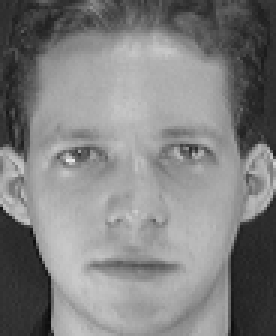
#> input picture 01_实验01_SVD及其应用/02_实验本体/data/att_faces/s1/1.pgm, 92 x 112 px, given in place of astronaut.png, which was not available (shown 3 times larger)
$ python run_experiment.py
#> lines starting #> are read from the running program, lines starting #| are printed output that depends on the picture; pictures that were not available may be replaced by others from this repository, and a replacement may not be noted
#!/usr/bin/env python3
"""科学计算实验01：所有结果由此脚本生成；不需要联网。"""
from pathlib import Path
import os
os.environ.setdefault('MPLCONFIGDIR', str(Path(__file__).resolve().parent / '.mplconfig'))
import json, csv, hashlib, zipfile, platform, time, zlib
import numpy as np
from scipy.linalg import svd
from PIL import Image
import matplotlib
matplotlib.use('Agg')
import matplotlib.pyplot as plt
ROOT=Path(__file__).resolve().parent
DATA=ROOT/'data'; OUT=ROOT/'results'; OUT.mkdir(exist_ok=True)
plt.rcParams.update({'font.family':'DejaVu Sans','font.size':10,'figure.dpi':120,'savefig.dpi':160})
SEED=20260917
checks={}

def savejson(name,obj):
    (OUT/name).write_text(json.dumps(obj,ensure_ascii=False,indent=2,allow_nan=False),encoding='utf-8')
def table(name, rows):
    with (OUT/name).open('w',newline='',encoding='utf-8-sig') as f:
        w=csv.DictWriter(f,fieldnames=list(rows[0])); w.writeheader();w.writerows(rows)
def figsave(name):
    plt.tight_layout();plt.savefig(OUT/name,bbox_inches='tight');plt.close()
def psnr(mse): return float(-10*np.log10(mse)) if mse>0 else float('inf')
def verify(name,condition):
    checks[name]=bool(condition)
    if not condition: raise AssertionError(name)

def matrix_experiment():
    # 按指导 PDF 图像逐行转录，避免 PDF 文本按列抽取造成转置。
    Q5=np.array([[.130739,.608762,-.043819,.780233,-.040407],[.842723,-.093658,-.312899,-.107165,-.414313],[-.251167,-.638035,-.511983,.505413,-.110713],[.426363,-.217889,.017690,.144392,.865781],[.166897,-.407521,.798582,.321653,-.254711]])
    Q4=np.array([[-.690420,-.161962,.440611,.550410],[-.657117,.395218,-.090602,-.635446],[.008191,.773622,-.356826,.523562],[.302408,.468060,.818736,-.138346]])
    sigma=np.zeros((5,4)); sigma[:4,:4]=np.diag([100,10,.1,.001])
    given=np.array([[-13.026541,.285432,5.211142,3.325243],[-57.568112,-14.043353,37.227220,46.963122],[21.533410,1.506957,-10.469915,-9.796977],[-28.005090,-7.765174,18.982906,24.852922],[-8.844273,-4.251769,7.694661,11.817533]])
    # 指导书的数值 A 对应 Q5 @ Sigma @ Q4，故 Q4 在此扮演 V^T。
    A=Q5@sigma@Q4
    transpose_candidate=Q5@sigma@Q4.T
    U,s,Vt=np.linalg.svd(A,full_matrices=False)
    # 教学实现：先求 A^T A 的特征对，再由 u_i=A v_i/sigma_i 计算左奇异向量。
    eigval,V=np.linalg.eigh(A.T@A); idx=np.argsort(eigval)[::-1];eigval=eigval[idx];V=V[:,idx]
    se=np.sqrt(np.maximum(eigval,0)); Ue=A@V/se
    for i in range(4):
        if np.dot(V[:,i],Vt[i])<0: V[:,i]*=-1;Ue[:,i]*=-1
    terms=np.stack([s[i]*np.outer(U[:,i],Vt[i]) for i in range(4)])
    rows=[]
    for k in range(1,5):
        rows.append(dict(k=k,energy=float(np.sum(s[:k]**2)/np.sum(s**2)),relative_error=float(np.linalg.norm(A-(U[:,:k]*s[:k])@Vt[:k])/np.linalg.norm(A)),tail_error=float(np.linalg.norm(s[k:]))))
    table('matrix_energy.csv',rows)
    np.savez(OUT/'matrix_decomposition.npz',Q5=Q5,Q4=Q4,Sigma=sigma,A=A,A_printed=given,U=U,s=s,Vt=Vt,rank_one_terms=terms,eig_U=Ue,eig_s=se,eig_Vt=V.T)
    for name,m in [('A',A),('U',U),('Vt',Vt),('rank_one_1',terms[0]),('rank_one_2',terms[1]),('rank_one_3',terms[2]),('rank_one_4',terms[3])]: np.savetxt(OUT/(name+'.csv'),m,delimiter=',',fmt='%.10f')
    verify('matrix_matches_handout_rounding',np.max(abs(A-given))<5e-5)
    verify('matrix_rank_4',np.linalg.matrix_rank(A)==4)
    verify('matrix_reconstruction',np.linalg.norm(A-terms.sum(0))<1e-10)
    verify('right_eigenvector_equation',np.linalg.norm(A.T@A@Vt.T-Vt.T*(s*s))<1e-8)
    verify('left_eigenvector_equation',np.linalg.norm(A@A.T@U-U*(s*s))<1e-8)
    verify('eigen_implementation_singular_values',np.allclose(se,s,rtol=1e-6,atol=1e-9))
    result=dict(assembly='Q5 @ Sigma @ Q4 (Q4 represents Vt)',transpose_candidate_vs_printed_max_abs=float(np.max(abs(transpose_candidate-given))),printed_A_singular_values=np.linalg.svd(given,compute_uv=False).tolist(),rank=4,singular_values=s.tolist(),condition_number=float(s[0]/s[-1]),Q5_orthogonality_error=float(np.linalg.norm(Q5.T@Q5-np.eye(5))),Q4_orthogonality_error=float(np.linalg.norm(Q4.T@Q4-np.eye(4))),assembled_vs_printed_max_abs=float(np.max(abs(A-given))),assembled_vs_printed_relative=float(np.linalg.norm(A-given)/np.linalg.norm(A)),reconstruction_error=float(np.linalg.norm(A-terms.sum(0))),eigen_implementation_max_s_error=float(np.max(abs(se-s))),energy=rows,U=U.tolist(),Vt=Vt.tolist(),A=A.tolist(),eigen_U_orthogonality_error=float(np.linalg.norm(Ue.T@Ue-np.eye(4))))
    savejson('matrix_summary.json',result);print('matrix',s,flush=True)
    return result

def image_experiment():
    img=np.asarray(Image.open(DATA/'astronaut.png').convert('RGB'),dtype=np.float64)/255
    H,W,C=img.shape
#> H = 112; W = 92; C = 3
    # Task 1：三行核心代码，显示时再裁剪。
    A=img@np.array([.2126,.7152,.0722])
    U,s,Vt=np.linalg.svd(A,full_matrices=False)
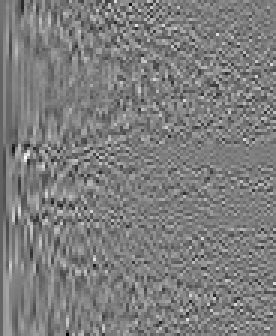
#> U: shape (112, 92) float64 (shown 3 times larger); min -0.469, max 0.482, mean -0.00107; drawn with min black and max white
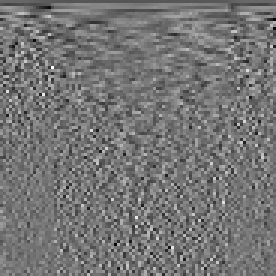
#> Vt: shape (92, 92) float64 (shown 3 times larger); min -0.464, max 0.541, mean -0.00126; drawn with min black and max white
#> s = 92 values, max 54.04 at index 0, min 0.0155 at index 91, mean 1.12
    A20=(U[:,:20]*s[:20])@Vt[:20,:]
    print('Task 1: grayscale rank-20 shape =',A20.shape,flush=True)
#| Task 1: grayscale rank-20 shape = (112, 92)
    fig,ax=plt.subplots(1,2,figsize=(9,4));ax[0].imshow(A,cmap='gray',vmin=0,vmax=1);ax[0].set_title('Original grayscale');ax[1].imshow(np.clip(A20,0,1),cmap='gray',vmin=0,vmax=1);ax[1].set_title('Rank 20');[a.axis('off') for a in ax];figsave('01_grayscale_rank20.png')
#> in figsave, `plt.tight_layout()`:
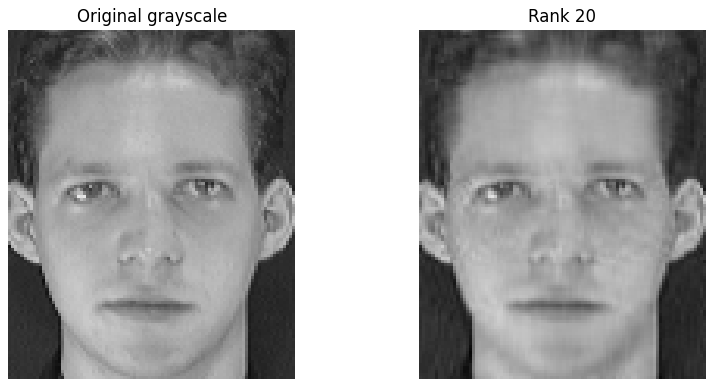
#> figure drawn by matplotlib, 2 panels
    ch=[np.linalg.svd(img[:,:,c],full_matrices=False) for c in range(3)]
#> ch = 3 items
    ss=np.stack([t[1] for t in ch]); e=ss**2;total=e.sum()
#> after `total = e.sum()`: total = 9181.2
    # 反向累加避免 total - prefix 的灾难性消减；末项尾和严格为 0。
    tail=np.concatenate([np.cumsum(e[:,::-1],axis=1)[:,::-1],np.zeros((C,1))],axis=1)
    def stats(k):
#> called with k = 1
        err2=float(tail[:,k].sum());mse=err2/(H*W*C)
#> after `err2 = float(tail[:, k].sum())`: err2 = 421.2
#> after `mse = err2 / (H * W * C)`: mse = 0.0136
        return dict(k=k,parameters=C*k*(H+W+1),compression_ratio=H*W/(k*(H+W+1)),relative_error=np.sqrt(err2/total),mse=mse,psnr_db=psnr(mse),energy=1-err2/total)
    def reconstruct(k): return np.stack([(u[:,:k]*s[:k])@v[:k] for u,s,v in ch],axis=2)
    rows=[stats(k) for k in range(1,min(H,W)+1)]; table('image_metrics_all_k.csv',rows)
#> after `rows = [stats(k) for k in range(1, min(H, W) + 1)]`: rows = 92 items
    ks=[1,2,3,5,8,12,20,35,50,80,120]
    fig,axes=plt.subplots(3,4,figsize=(12,10))
    for ax,k in zip(axes.flat,[None]+ks):
        ax.imshow(img if k is None else np.clip(reconstruct(k),0,1));ax.axis('off');ax.set_title('Original' if k is None else f'k={k}, PSNR={stats(k)["psnr_db"]:.2f} dB')
#> this loop made 12 passes
#> (err2 in stats, mse in stats) on passes 2 to 11: (421.2, 0.0136), (188.2, 0.00609), (137.5, 0.00445), (75.46, 0.00244), (45.34, 0.00147), (27.96, 0.000904), (12.73, 0.000412), (3.6, 0.000116), (1.02, 3.29e-05), (0.0336, 1.09e-06)
    figsave('02_rgb_rank_grid.png')
    plt.figure(figsize=(7,4))
    for c in range(3):plt.semilogy(np.arange(1,len(ss[c])+1),ss[c],label='RGB'[c],color=['red','green','blue'][c])
    plt.xlabel('Singular value index');plt.ylabel('Singular value (log scale)');plt.legend();plt.grid(alpha=.2);figsave('03_singular_values.png')
    fig,ax=plt.subplots(figsize=(7,4));ax.plot([r['k'] for r in rows],[r['relative_error'] for r in rows],color='blue');ax.set_xlabel('k');ax.set_ylabel('Relative Frobenius error',color='blue');ax2=ax.twinx();ax2.plot([r['k'] for r in rows[:-1]],[r['psnr_db'] for r in rows[:-1]],color='darkorange');ax2.set_ylabel('PSNR (dB)',color='darkorange');figsave('04_error_psnr.png')
    kstar=H*W/(H+W+1)
    plt.figure(figsize=(7,4));plt.semilogy([r['k'] for r in rows],[r['compression_ratio'] for r in rows]);plt.axhline(1,color='gray',linestyle=':');plt.axvline(kstar,color='red',linestyle='--',label=f'k*={kstar:.3f}');plt.xlabel('k');plt.ylabel('Parameter compression ratio');plt.legend();plt.grid(alpha=.2);figsave('05_compression_ratio.png')
    # 裁剪前理论误差与显式误差交叉验证；裁剪仅用于显示/另列指标。
    val=[]
    for k in [1,4,20,80,120,256,512]:
        rec=reconstruct(k);rawmse=float(np.mean((img-rec)**2));clipmse=float(np.mean((img-np.clip(rec,0,1))**2))
        verify(f'image_tail_identity_k{k}',np.isclose(rawmse,stats(k)['mse'],rtol=1e-9,atol=1e-25))
        val.append(dict(k=k,theoretical_mse=stats(k)['mse'],explicit_mse=rawmse,clipped_mse=clipmse,clipped_psnr=psnr(clipmse)))
    table('image_error_validation.csv',val)
    fig,axs=plt.subplots(1,4,figsize=(12,3))
    for ax,k in zip(axs,[None,1,4,20]):
        im=img if k is None else np.clip(reconstruct(k),0,1)
        ax.imshow(im[300:450,100:300]);ax.axis('off');ax.set_title('Original crop' if k is None else f'k={k}')
    figsave('06_detail_crop.png')
    verify('image_metrics_monotonic',np.all(np.diff([r['relative_error'] for r in rows])<=0))
    verify('image_full_rank_tail_zero',rows[-1]['mse']==0)
    selected=[stats(k) for k in [1,4,20,35,80,120,255,256,512]]
    for r in selected:
        if not np.isfinite(r['psnr_db']):r['psnr_db']='Infinity'
    summary=dict(shape=[H,W,C],grayscale_rank20_shape=list(A20.shape),kstar=kstar,first_expansion_k=int(np.floor(kstar)+1),selected=selected,raw_uint8_bytes=H*W*C,source_png_bytes=(DATA/'astronaut.png').stat().st_size,k20_float32_factor_bytes=4*C*20*(H+W+1))
    savejson('image_summary.json',summary);return summary

# [94 lines left out: functions faces_experiment, morphable_demo, not called in this run]

def main():
    start=time.time();m=matrix_experiment();im=image_experiment();f,q,t=faces_experiment();d=morphable_demo()
    savejson('verification.json',checks)
    import scipy,PIL
    summary=dict(run_date=__import__('datetime').date.today().isoformat(),seed=SEED,python=platform.python_version(),platform=platform.platform(),numpy=np.__version__,scipy=scipy.__version__,matplotlib=matplotlib.__version__,pillow=PIL.__version__,elapsed_seconds=time.time()-start,checks_passed=sum(checks.values()),checks_total=len(checks))
    savejson('run_summary.json',summary);print(json.dumps(summary,ensure_ascii=False,indent=2),flush=True)
#> (the run stopped early here; a loop or call above may not have finished)

$ run again, on 01_实验01_SVD及其应用/02_实验本体/data/att_faces/s1/10.pgm
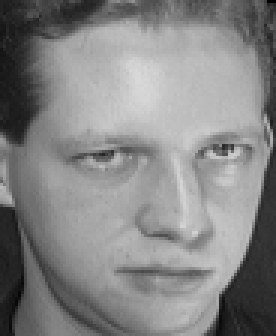
#> input picture 01_实验01_SVD及其应用/02_实验本体/data/att_faces/s1/10.pgm, 92 x 112 px, given in place of astronaut.png, which was not available (shown 3 times larger)
#> in image_experiment, `U,s,Vt=np.linalg.svd(A,full_matrices=False)`:
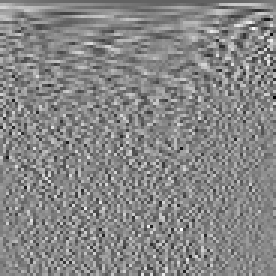
#> Vt: shape (92, 92) float64 (shown 3 times larger); min -0.451, max 0.402, mean -0.000741; drawn with min black and max white
#> s = 92 values, max 55.74 at index 0, min 0.016 at index 91, mean 1.12
#| Task 1: grayscale rank-20 shape = (112, 92)
#> in figsave, `plt.tight_layout()`:
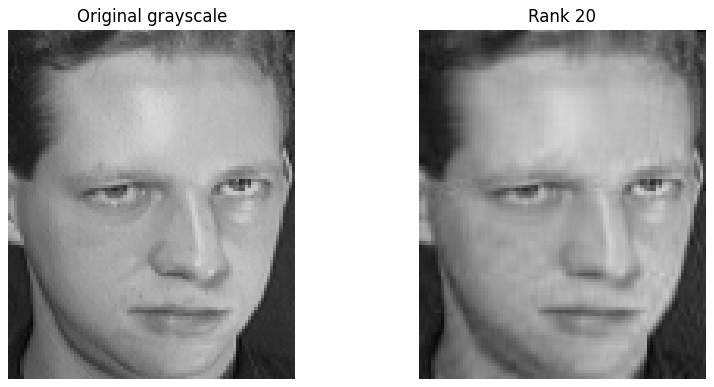
#> figure drawn by matplotlib, 2 panels
#> ch = 3 items
#> total = 9665.7
#> err2 = 345.1
#> mse = 0.0112
#> rows = 92 items
#> the loop in image_experiment, `for ax,k in zip(axes.flat,[None]+ks):` made 12 passes
#> (err2 in stats, mse in stats) on passes 2 to 9: (345.1, 0.0112), (241, 0.0078), (148.1, 0.00479), (84.82, 0.00274), (48.3, 0.00156), (26.07, 0.000843), (10.18, 0.000329), (2.45, 7.92e-05)
